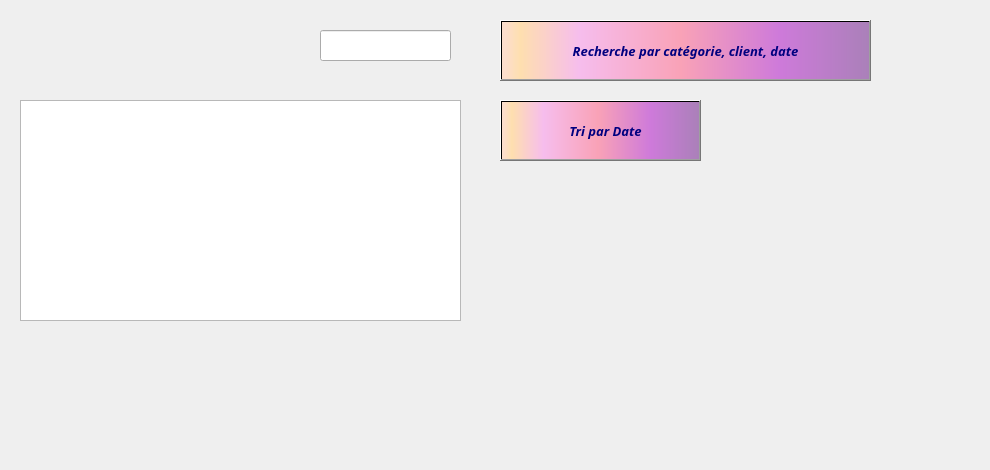
     <widget class="QWidget" name="tab_reclamation_5">
      <attribute name="title">
       <string>Afficher</string>
      </attribute>
      <widget class="QLabel" name="label_reclamation_27">
       <property name="geometry">
        <rect>
         <x>-70</x>
         <y>-30</y>
         <width>981</width>
         <height>461</height>
        </rect>
       </property>
       <property name="text">
        <string/>
       </property>
       <property name="pixmap">
        <pixmap>../../../../../../Downloads/893983.jpg</pixmap>
       </property>
      </widget>
      <widget class="QPushButton" name="pushButton_11">
       <property name="geometry">
        <rect>
         <x>500</x>
         <y>20</y>
         <width>371</width>
         <height>61</height>
        </rect>
       </property>
       <property name="font">
        <font>
         <family>Lucida Calligraphy</family>
         <pointsize>10</pointsize>
         <weight>75</weight>
         <italic>true</italic>
         <bold>true</bold>
         <underline>false</underline>
         <strikeout>false</strikeout>
        </font>
       </property>
       <property name="styleSheet">
        <string notr="true">background-color: qlineargradient(spread:pad, x1:1, y1:0, x2:1, y2:0, stop:0.919598 rgba(255, 0, 111, 255), stop:0.98 rgba(0, 0, 0, 255), stop:1 rgba(235, 148, 61, 255));
color: rgb(0, 0, 127);
background-color: qlineargradient(spread:pad, x1:0, y1:0, x2:1, y2:0, stop:0.0100503 rgba(252, 222, 204, 255), stop:0.0502513 rgba(254, 223, 175, 255), stop:0.211055 rgba(246, 189, 237, 255), stop:0.487437 rgba(249, 162, 183, 255), stop:0.753769 rgba(206, 122, 218, 255), stop:1 rgba(170, 128, 185, 255));</string>
       </property>
       <property name="text">
        <string>Recherche par catégorie, client, date</string>
       </property>
       <property name="icon">
        <iconset>
         <normaloff>../../../../../../Downloads/Sans titre-1.png</normaloff>../../../../../../Downloads/Sans titre-1.png</iconset>
       </property>
       <property name="iconSize">
        <size>
         <width>50</width>
         <height>50</height>
        </size>
       </property>
      </widget>
      <widget class="QPushButton" name="pushButton_12">
       <property name="geometry">
        <rect>
         <x>500</x>
         <y>100</y>
         <width>201</width>
         <height>61</height>
        </rect>
       </property>
       <property name="font">
        <font>
         <family>Lucida Calligraphy</family>
         <pointsize>10</pointsize>
         <weight>75</weight>
         <italic>true</italic>
         <bold>true</bold>
         <underline>false</underline>
         <strikeout>false</strikeout>
        </font>
       </property>
       <property name="styleSheet">
        <string notr="true">background-color: qlineargradient(spread:pad, x1:1, y1:0, x2:1, y2:0, stop:0.919598 rgba(255, 0, 111, 255), stop:0.98 rgba(0, 0, 0, 255), stop:1 rgba(235, 148, 61, 255));
color: rgb(0, 0, 127);
background-color: qlineargradient(spread:pad, x1:0, y1:0, x2:1, y2:0, stop:0.0100503 rgba(252, 222, 204, 255), stop:0.0502513 rgba(254, 223, 175, 255), stop:0.211055 rgba(246, 189, 237, 255), stop:0.487437 rgba(249, 162, 183, 255), stop:0.753769 rgba(206, 122, 218, 255), stop:1 rgba(170, 128, 185, 255));</string>
       </property>
       <property name="text">
        <string>   Tri par Date</string>
       </property>
       <property name="icon">
        <iconset>
         <normaloff>../../../../../../Downloads/tri.png</normaloff>../../../../../../Downloads/tri.png</iconset>
       </property>
       <property name="iconSize">
        <size>
         <width>50</width>
         <height>50</height>
        </size>
       </property>
      </widget>
      <widget class="QTableView" name="tab_reclamation">
       <property name="geometry">
        <rect>
         <x>20</x>
         <y>100</y>
         <width>441</width>
         <height>221</height>
        </rect>
       </property>
      </widget>
      <widget class="QLineEdit" name="rech_reclamation">
       <property name="geometry">
        <rect>
         <x>320</x>
         <y>30</y>
         <width>131</width>
         <height>31</height>
        </rect>
       </property>
      </widget>
     </widget>
